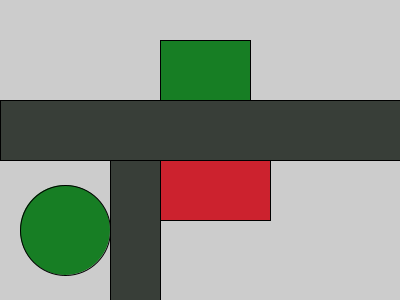
Frame 1 (no input)
Frame 60 (the mouse pressed at the canvas centre just before this capture): identical to frame 1, image omitted
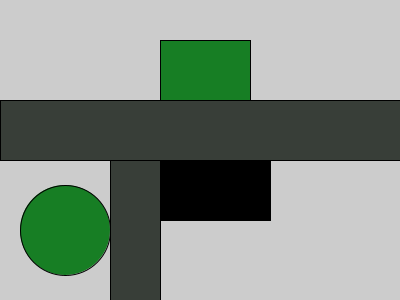
Frame 120 (the mouse held since frame 60 and released just before this capture)

The Processing sketch that drew these frames (run headless with seeded random() and noise(); from frame 60 on, the mouse is pressed at the canvas centre):

// Processing sketch: processing_3901
// ── processing_3901.pde

int redcentrewidth = 110;
int redcentreheight = 60;
void setup () {
size(400, 300); 

color opposite = color(23, 126, 36); 
color walkway = color(56, 62, 56); 
color redcentre = color(216, 9, 16); 
color oval = color(23, 126, 36); 
color walk = color(56, 62, 56);  
 
fill(redcentre); 
rect(160, 160, 110, 60); 
fill(walkway); 
rect(0, 100, 400, 60); 
fill(opposite); 
rect(160, 40, 90, 60); 
fill(oval); 
ellipse(65, 230, 90, 90);
fill(walk); 
rect(110, 160, 50, 140);

}

void draw() {
  fill(204, 34, 46);
  for (int y= 5; y<height; y += 30){  
    for (int x= 5; x<width; x += 30){  
      
      rect(160, 160, redcentrewidth, redcentreheight);
      
      if (mousePressed) {
        float redcentre = random(0, 100);
        stroke(0);
        fill(0);
        rect(160, 160, redcentrewidth, redcentreheight);
      }
      fill(204, 34, 46);
    }
  }
  }
